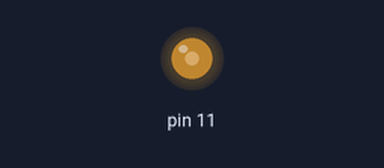
The sketch below on a simulated Arduino Uno, built with avr-gcc and run on an emulated ATmega328P. Parts: output pins drawn as LEDs (lit = HIGH).

Above: at 0.2 s.
At 17.8 s:
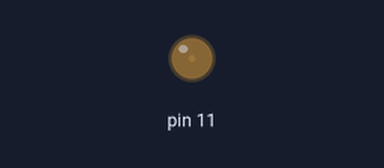
At 37.9 s:
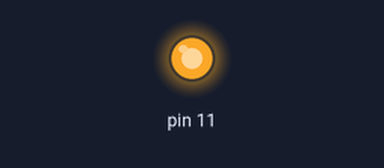
Timing chart, 0 to 40.0 s (numbered marks = the images above):
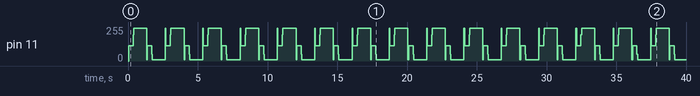

The sketch:

fading_led.ino
```cpp
int brightness = 0;
int FadingAmount = 10;

void setup() {
 pinMode(11,OUTPUT);
}

void loop() {
  analogWrite(11,brightness);
  brightness = brightness + FadingAmount;
  if(brightness == 0 || brightness == 255)
  {
    FadingAmount = - FadingAmount;
    delay(1000);
  }
}
```
